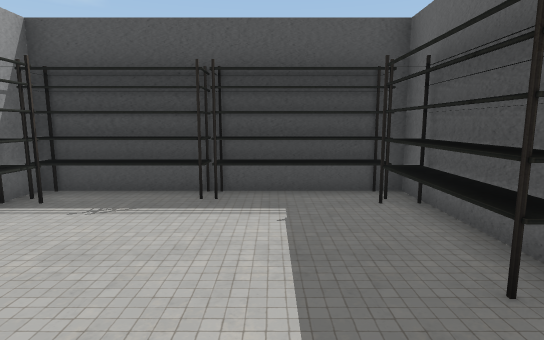
view 1 (above)

15 first-person views from a walk through a scene from a Unity 3-D project. The camera is 1.2 m above the floor, tilts 8° down and sees 80° across. The floor is counted in squares, 1 m on a side. Each view is taken from the middle of a square. On the plan, view 1 faces up. The plan holds only what a view shows up to about 14 squares ahead; the rest is blank. The player is left out. Some surface patterns are stand-ins.

view 2
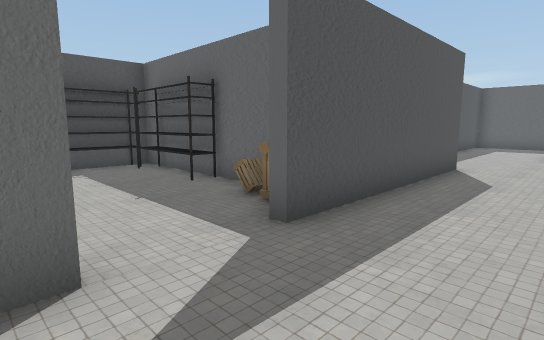

view 3
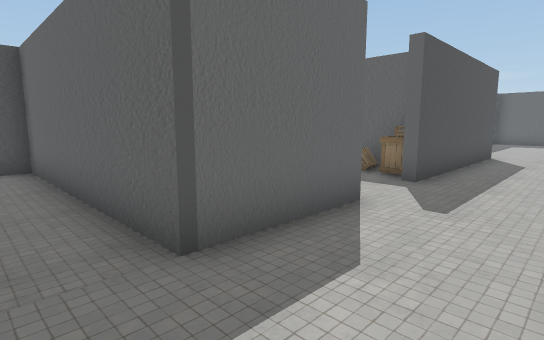

view 4
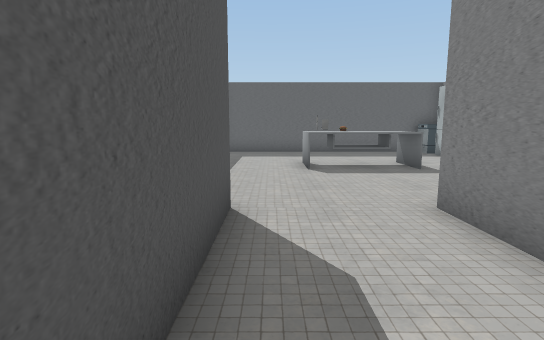

view 5
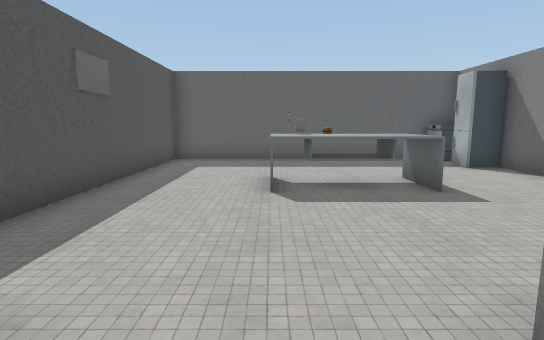

view 6
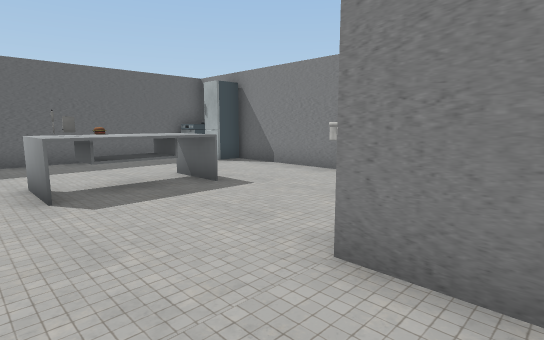

view 7
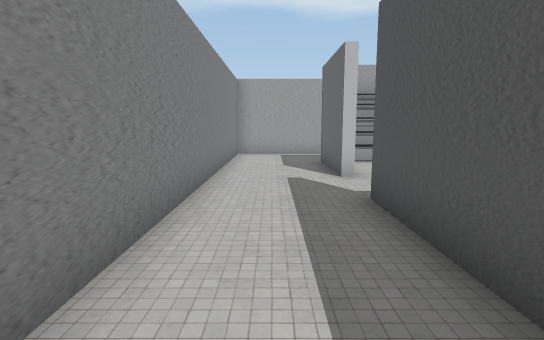

view 8
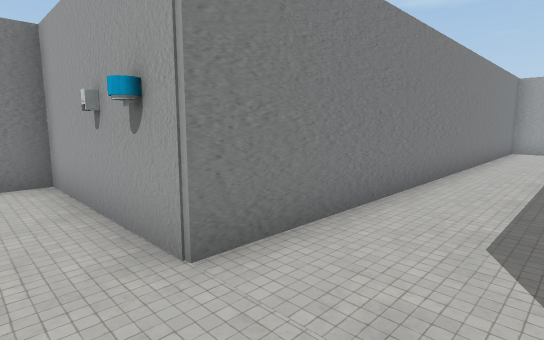

view 9
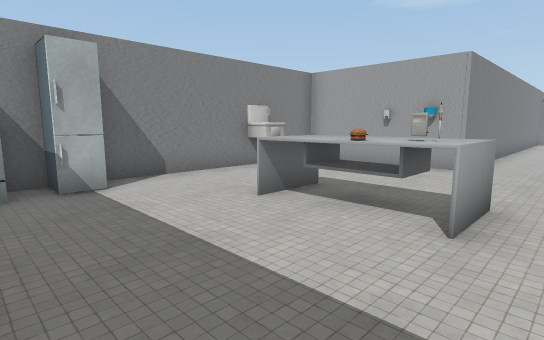

view 10
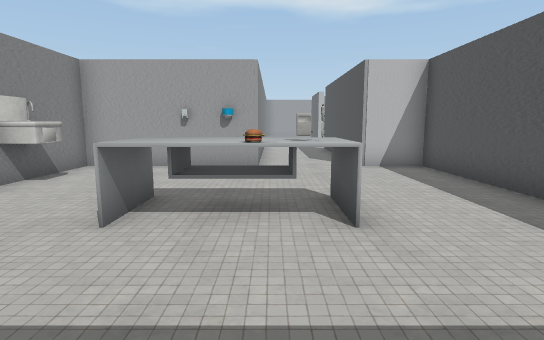

view 11
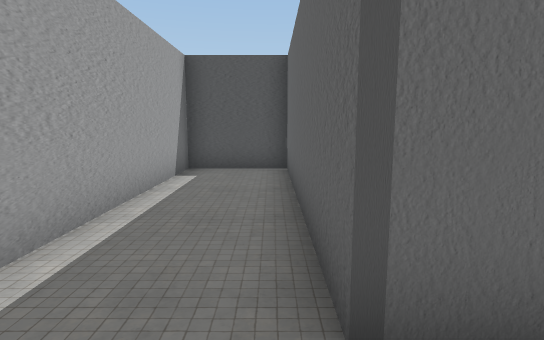

view 12
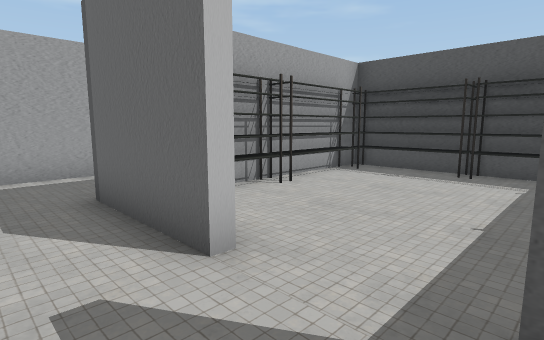

view 13
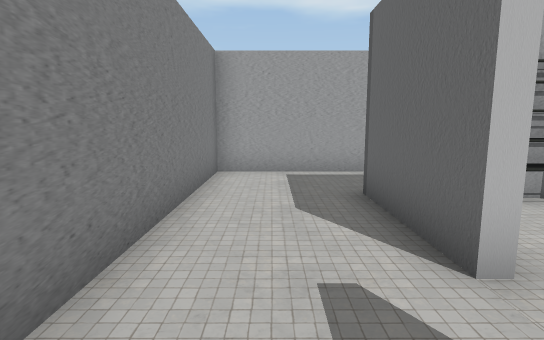

view 14
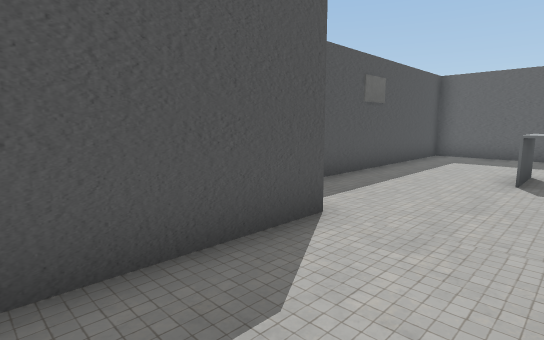

view 15
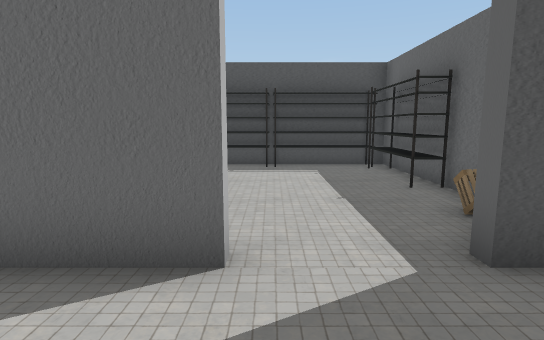

### Floor plan
Key: @ floor where view 1 was taken; # wall or solid block; . floor; S shelf; C crate; T table; F fridge; E stove; O other object.
Columns run from 7 left of view 1 to 18 right of it. Each row starts with its distance up from view 1.
  6 ##########
  5 #..#SSSSSS
  4 #..S.....S
  3 #..S.....S
  2 #..S.....S
  1 #..S......#
  0 #..S...@.C#    ###########
 -1 #..###..########.........#
 -2 #........................#
 -3 #..................TT....#
 -4 #..................TT....#
 -5 ###############O...TT....#
 -6                O...TT....#
 -7                #.........#
 -8                #......F.E
 -9                #.OO...FFE
-10                ##  ###

Where each view was taken, in squares from view 1:
view 1: 0 up, 0 right, facing up
view 2: 4 down, 2 left, facing up-right
view 3: 4 down, 6 left, facing up-right
view 4: 2 down, 3 right, facing right
view 5: 3 down, 6 right, facing right
view 6: 2 down, 6 right, facing down-right
view 7: 3 down, 6 right, facing left
view 8: 2 down, 9 right, facing down-left
view 9: 2 down, 17 right, facing down-left
view 10: 4 down, 17 right, facing left
view 11: 3 down, 5 left, facing up
view 12: 3 down, 1 right, facing up-left
view 13: 3 down, 1 right, facing left
view 14: 4 down, 4 right, facing up-right
view 15: 4 down, 1 left, facing up
